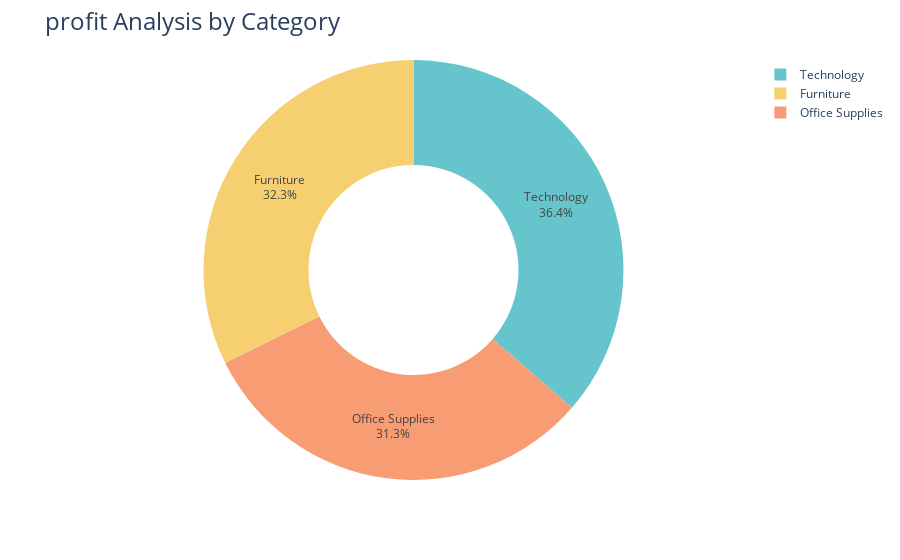

Notebook code cell kept with this figure:
### Code cell
fig = px.pie(sales_by_cate, 
             names='Category', 
             values='Sales', 
             hole=0.5,
             color_discrete_sequence=px.colors.qualitative.Pastel)

# Add label and title formatting
fig.update_traces(textposition='inside', textinfo='percent+label')
fig.update_layout(title_text='profit Analysis by Category', 
                  title_font=dict(size=24))

fig.show()

### Figure 1 — Plotly figure (JSON) as saved in the notebook; plotly's stock layout.template omitted (floating-point values rounded to 4 significant figures)
{"data": [{"domain": {"x": [0, 1], "y": [0, 1]}, "hole": 0.5, "hovertemplate": "Category=%{label}<br>Sales=%{value}<extra></extra>", "labels": ["Furniture", "Office Supplies", "Technology"], "legendgroup": "", "name": "", "showlegend": true, "textinfo": "percent+label", "textposition": "inside", "type": "pie", "values": [742000.0, 719000.0, 836200.0]}], "layout": {"autosize": true, "legend": {"tracegroupgap": 0}, "margin": {"t": 60}, "piecolorway": ["rgb(102, 197, 204)", "rgb(246, 207, 113)", "rgb(248, 156, 116)", "rgb(220, 176, 242)", "rgb(135, 197, 95)", "rgb(158, 185, 243)", "rgb(254, 136, 177)", "rgb(201, 219, 116)", "rgb(139, 224, 164)", "rgb(180, 151, 231)", "rgb(179, 179, 179)"], "title": {"font": {"size": 24}, "text": "profit Analysis by Category"}}}
